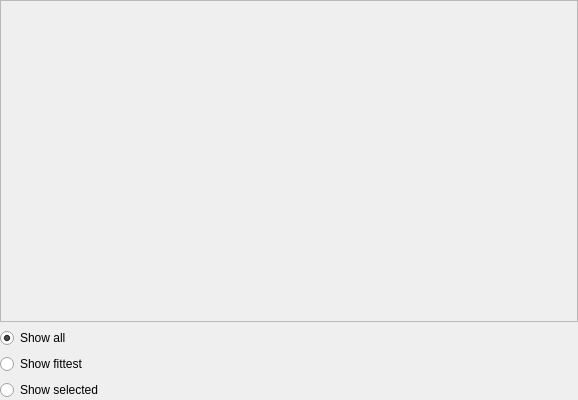
<ui version="4.0" >
 <class>DisplayPopulationWidgetUI</class>
 <widget class="QWidget" name="DisplayPopulationWidgetUI" >
  <property name="geometry" >
   <rect>
    <x>0</x>
    <y>0</y>
    <width>578</width>
    <height>400</height>
   </rect>
  </property>
  <property name="windowTitle" >
   <string>DisplayPopulationWidgetUI</string>
  </property>
  <layout class="QGridLayout" >
   <property name="margin" >
    <number>0</number>
   </property>
   <property name="spacing" >
    <number>6</number>
   </property>
   <item row="3" column="0" >
    <widget class="QRadioButton" name="_show_selected" >
     <property name="text" >
      <string>Show selected</string>
     </property>
    </widget>
   </item>
   <item row="2" column="0" >
    <widget class="QRadioButton" name="_show_fittest" >
     <property name="text" >
      <string>Show fittest</string>
     </property>
    </widget>
   </item>
   <item row="1" column="0" >
    <widget class="QRadioButton" name="_show_all" >
     <property name="text" >
      <string>Show all</string>
     </property>
     <property name="checked" >
      <bool>true</bool>
     </property>
    </widget>
   </item>
   <item row="0" column="0" >
    <widget class="QFrame" name="_display" >
     <property name="frameShape" >
      <enum>QFrame::StyledPanel</enum>
     </property>
     <property name="frameShadow" >
      <enum>QFrame::Raised</enum>
     </property>
    </widget>
   </item>
  </layout>
 </widget>
 <resources/>
 <connections/>
</ui>
